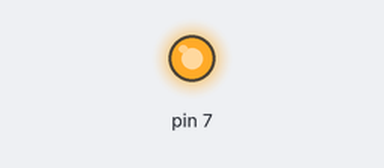
Recording of a program running on a simulated Raspberry Pi (header pin numbers). Shown: output pins drawn as LEDs (lit = HIGH). What the program prints to the terminal is not drawn. At 18.5 s the program stops and its outputs stay as they are.

Above: at 0.12 s.
At 2.59 s:
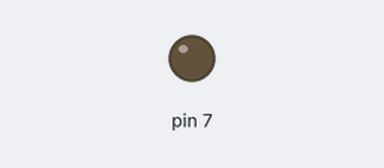
Timing chart, 0 to 3.0 s (numbered marks = the images above):
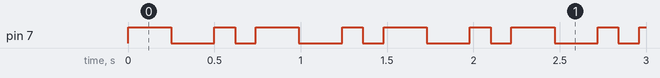

The program:

lightItUp.py
```python
import RPi.GPIO as GPIO
import time

GPIO.setmode(GPIO.BOARD)
GPIO.setup(7, GPIO.OUT)

led1 = 1

while led1 <= 25:
    led1 += 1
    GPIO.output(7, True)
    time.sleep(0.25)
    GPIO.output(7, False)
    time.sleep(0.25)
    GPIO.output(7, True)
    time.sleep(0.12)
    GPIO.output(7, False)
    time.sleep(0.12)

print("Show's over, folks!")

GPIO.cleanup()
```

Measured:
- by itself, pin 7: repeats every 0.74 s: LOW 0.25 s, HIGH 0.12 s, LOW 0.12 s, HIGH 0.25 s, until it stays LOW from 18.4 s
- by itself, everything shown: repeats every 0.74 s, in 4 steps
